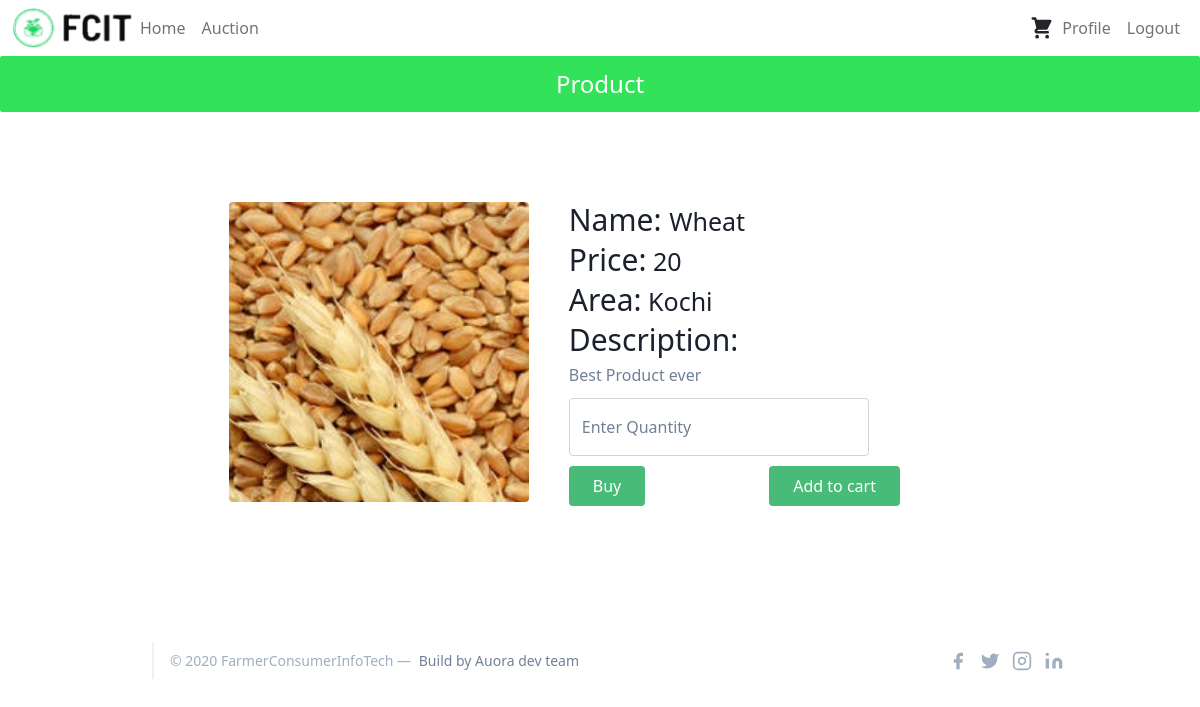
Screenshot of /hakV6/hakV6/Index/ProductView1.php?proid=1 (signed in) with the database file from the repository.
### tables this page shows
CREATE TABLE IF NOT EXISTS `product` (
  `Product_ID` int(11) NOT NULL AUTO_INCREMENT,
  `Name` varchar(200) NOT NULL,
  `Type` varchar(200) NOT NULL,
  `Stock` varchar(200) NOT NULL,
  `Price` varchar(200) NOT NULL,
  `Description` varchar(200) NOT NULL,
  `Image` varchar(200) NOT NULL,
  `Farmer_ID` int(11) NOT NULL,
  `AFlag` varchar(200) NOT NULL,
  PRIMARY KEY (`Product_ID`),
  KEY `Farmer_ID` (`Farmer_ID`)
);

CREATE TABLE IF NOT EXISTS `farmerdetails` (
  `FarmerID` int(11) NOT NULL AUTO_INCREMENT,
  `Fname` varchar(200) NOT NULL,
  `City` varchar(200) NOT NULL,
  `Password` varchar(200) NOT NULL,
  `State` varchar(200) NOT NULL,
  `Status` varchar(200) NOT NULL,
  `Phone` varchar(200) NOT NULL,
  `Email` varchar(200) NOT NULL,
  `KisanID` varchar(200) NOT NULL,
  `Address` varchar(200) NOT NULL,
  PRIMARY KEY (`FarmerID`)
);

### hakV6/hakV6/Index/ProductView1.php (the view, shortened to what this page needs)
<?php
   	$servername="localhost";
    $username="root";
    $password="";
    $dbname="hackathon";
    $con=mysqli_connect($servername,$username,$password,$dbname);
      $proid=$_GET['proid'];
      if(isset($_SESSION['a'])) {
        $sql="SELECT product.*,farmerdetails.City FROM product JOIN farmerdetails ON product.Farmer_ID=farmerdetails.FarmerID WHERE product.Product_ID=$proid";
        $result=mysqli_query($con,$sql);
      }
      else {
          header("location:..\Login\ConsumerLogin.php");
      }
?>
<!DOCTYPE html>
<html lang="en">
<link href="https://cdn.jsdelivr.net/npm/bootstrap@5.0.0-beta3/dist/css/bootstrap.min.css" rel="stylesheet">
<link href="https://unpkg.com/tailwindcss@^1.0/dist/tailwind.min.css" rel="stylesheet">
<head>
    <link rel="stylesheet" href="css/style-2.css?v=<?php echo time(); ?>">
</head>
<body>
<nav class="navbar navbar-expand-lg navbar-light bg-white" style="background-color: #e3f2fd;">
  <div class="container-fluid">
  <a href="LandingPage.php"><img src="images/logo.png" style="width:120px;height:40px;" /></a>
    <div class="collapse navbar-collapse" id="navbarNavAltMarkup">
      <div class="navbar-nav mr-auto">
        <a class="nav-link" href="LandingPage.php">Home</a>
        <a class="nav-link" href="Auction.php">Auction</a>
      </div>
	  <div class="navbar-nav">
	  </div>
      <div class="navbar-nav">
      <a class="nav-link" href="..\Profile\profile.php">Profile</a>
      <a class="nav-link" href="Logout.php">Logout</a>
      </div>
    </div>
  </div>
</nav>
<?php
while($rows=$result->fetch_assoc())
{
   ?>
<section class="text-gray-600 body-font overflow-hidden">
<div class="heading text-center" style="background: rgb(50, 226, 88);">Product</div>
  <div class=" container px-5 py-20 mx-auto">
    <div class="lg:w-4/5 mx-auto flex flex-wrap">
      <img alt="ecommerce" class="lg:w-1/2 w-full lg:h-auto h-64 object-cover object-center rounded" style="height:300px;width:300px;" src="<?php echo $rows['Image'];?>">
      <div class="lg:w-1/2 w-full lg:pl-10 mt-6 lg:mt-0">
        <h2 class="text-gray-900 text-3xl title-font font-medium mb-1">Name: <span class="fontw"> <?php echo $rows['Name'];?></span> </h2>
        <h2 class="text-gray-900 text-3xl title-font font-medium mb-1">Price:<span class="fontw"> <?php echo $rows['Price'];?></span></h2>
        <h2 class="text-gray-900 text-3xl title-font font-medium mb-1">Area:<span class="fontw"> <?php echo $rows['City'];?></span></h2>
        <h2 class="text-gray-900 text-3xl title-font font-medium mb-1">Description:</h2>
        <p class="leading-relaxed"><?php echo $rows['Description'];?> </p>
          <form action="" method="POST" class="form-floating">
            <input type="text" style="width:300px;margin-top:10px;" class="form-control" name="quantity" id="floatingInput" placeholder="eg:50">
            <label for="floatingInput" style="">Enter Quantity</label>
         <div class="row">
            <div class="col-6">
              <button name="submit" type="submit" value="ProductView.php?proid=<?php echo $rows['Product_ID'];?>" style="margin-top:10px;" class="prod-button flex ml-auto text-white bg-green-500 border-0 py-2 px-6 focus:outline-none hover:bg-indigo-600 rounded">Buy</button>
            </div>
            <div class="col-6">
              <button style="margin-top:10px;" class="flex ml-auto bg-green-500 text-white  border-0 py-2 px-6 focus:outline-none hover:bg-indigo-600 rounded">Add to cart</button>
            </div>
         </div>
         </form>
        </div>
<?php } ?>
    </div>
  </div>
</section>
<footer class="text-gray-600 body-font">
    <div class="container px-5 py-8 mx-auto flex items-center sm:flex-row flex-col">
      <p class="text-sm text-gray-500 sm:ml-4 sm:pl-4 sm:border-l-2 sm:border-gray-200 sm:py-2 sm:mt-0 mt-4">© 2020 FarmerConsumerInfoTech —
        <a class="text-gray-600 ml-1" rel="noopener noreferrer" target="_blank">Build by Auora dev team</a>
      </p>
      <span class="inline-flex sm:ml-auto sm:mt-0 mt-4 justify-center sm:justify-start">
        <a class="text-gray-500">
          <svg fill="currentColor" stroke-linecap="round" stroke-linejoin="round" stroke-width="2" class="w-5 h-5" viewBox="0 0 24 24">
            <path d="M18 2h-3a5 5 0 00-5 5v3H7v4h3v8h4v-8h3l1-4h-4V7a1 1 0 011-1h3z"></path>
          </svg>
        </a>
        <a class="ml-3 text-gray-500">
          <svg fill="currentColor" stroke-linecap="round" stroke-linejoin="round" stroke-width="2" class="w-5 h-5" viewBox="0 0 24 24">
            <path d="M23 3a10.9 10.9 0 01-3.14 1.53 4.48 4.48 0 00-7.86 3v1A10.66 10.66 0 013 4s-4 9 5 13a11.64 11.64 0 01-7 2c9 5 20 0 20-11.5a4.5 4.5 0 00-.08-.83A7.72 7.72 0 0023 3z"></path>
          </svg>
        </a>
        <a class="ml-3 text-gray-500">
          <svg fill="none" stroke="currentColor" stroke-linecap="round" stroke-linejoin="round" stroke-width="2" class="w-5 h-5" viewBox="0 0 24 24">
            <rect width="20" height="20" x="2" y="2" rx="5" ry="5"></rect>
            <path d="M16 11.37A4 4 0 1112.63 8 4 4 0 0116 11.37zm1.5-4.87h.01"></path>
          </svg>
        </a>
        <a class="ml-3 text-gray-500">
          <svg fill="currentColor" stroke="currentColor" stroke-linecap="round" stroke-linejoin="round" stroke-width="0" class="w-5 h-5" viewBox="0 0 24 24">
            <path stroke="none" d="M16 8a6 6 0 016 6v7h-4v-7a2 2 0 00-2-2 2 2 0 00-2 2v7h-4v-7a6 6 0 016-6zM2 9h4v12H2z"></path>
            <circle cx="4" cy="4" r="2" stroke="none"></circle>
          </svg>
        </a>
      </span>
    </div>
  </footer>
</body>
</html>

### hakV6/hakV6/Index/css/style-2.css (style rules this page uses)
.heading { padding: 10px 10px; border-radius: 2px; color: #FFF; background: rgb(50, 226, 88); margin-bottom:10px; font-size: 1.5em; }
.fontw { font-weight: 400; font-size: 25px; }
.prod-button { float: left; }

### rows the page displays
product: Image (picture), Name "Wheat", Price "20", Farmer_ID.City "Kochi", Description "Best Product ever"
